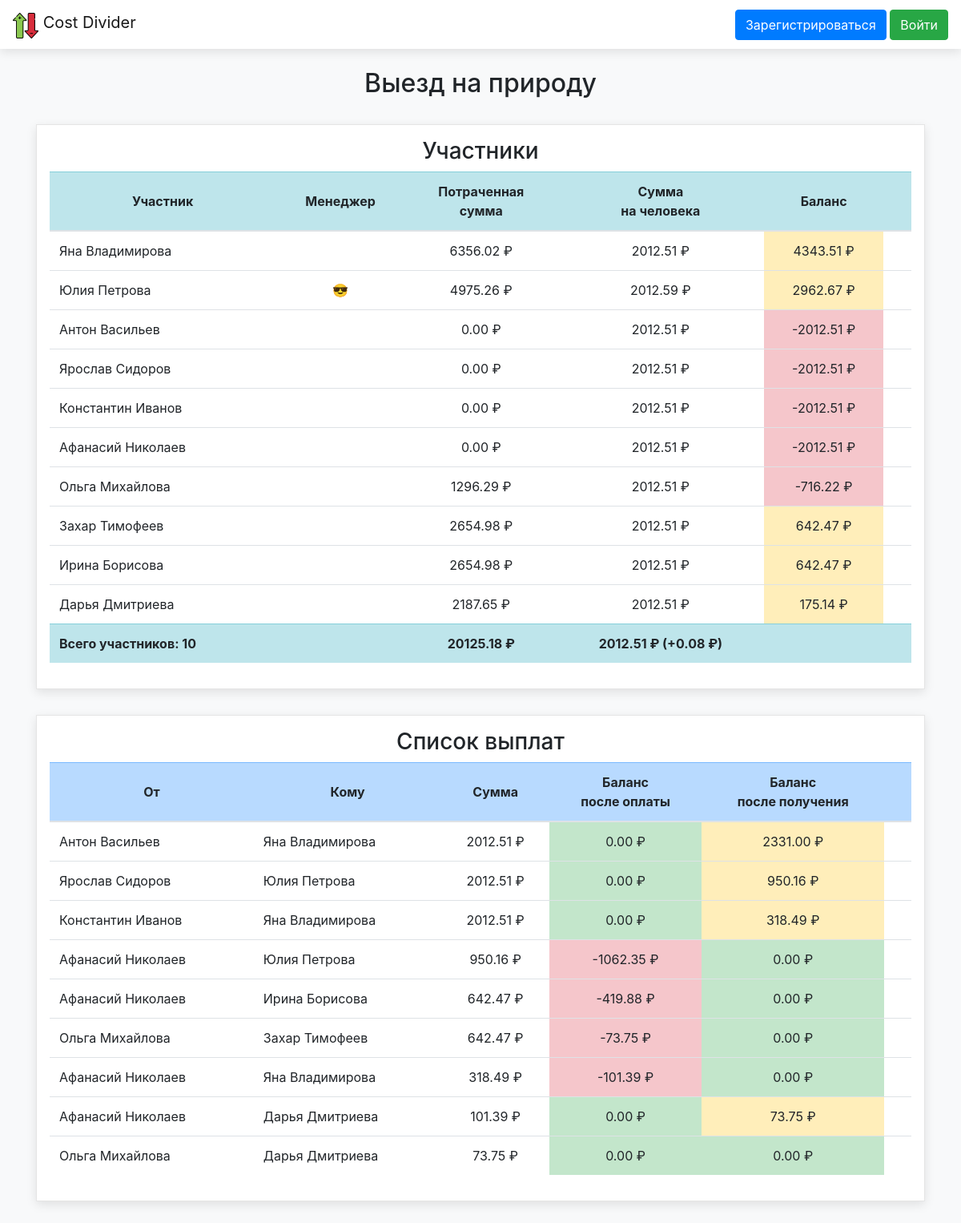
Page /events/9 on the committed database.
### data/events.py (models this page shows)
class Event(SqlAlchemyBase, SerializerMixin):
    __tablename__ = "events"
    id = sqlalchemy.Column(sqlalchemy.Integer, primary_key=True, autoincrement=True)
    title = sqlalchemy.Column(sqlalchemy.String)
    manager_id = sqlalchemy.Column(sqlalchemy.Integer, sqlalchemy.ForeignKey("users.id"))
    is_private = sqlalchemy.Column(sqlalchemy.Boolean)
    is_done = sqlalchemy.Column(sqlalchemy.Boolean)
    members = orm.relationship("User", secondary="members", back_populates="events")
    money_list = orm.relationship("Money", back_populates="event")
    sums_dict = {}
    sums_total_dict = {}
    pays_list = []
    def update_sums(self):
        self.__fill_sums_dicts()
        self.__fill_pays_list()
    def __fill_sums_dicts(self):
        self.sums_dict.clear()
        self.sums_total_dict.clear()
        for member in self.members:
            self.sums_dict[member.id] = {
                'cost': 0.0,
                'avg': 0.0,
                'balance': 0.0
            }
        for money in self.money_list:
            if money.user_id not in self.sums_dict:
                continue
            self.sums_dict[money.user_id] = {
                'cost': money.cost,
                'avg': 0.0,
                'balance': 0.0
            }
        total_cost = 0.0
        for sums in self.sums_dict.values():
            total_cost += sums['cost']
        count = len(self.sums_dict)
        avg = round(floor(total_cost / count * 100) / 100, 2)
        total_avg = 0.0
        for sums in self.sums_dict.values():
            sums['avg'] = avg
            total_avg += avg
        if total_avg != total_cost and self.manager_id in self.sums_dict:
            self.sums_dict[self.manager_id]['avg'] += round(total_cost - total_avg, 2)
        for sums in self.sums_dict.values():
            sums['balance'] = round(sums['cost'] - sums['avg'], 2)
        self.sums_total_dict = {
            'count': count,
            'cost': total_cost,
            'avg': avg,
            'avg_plus': total_cost - total_avg,
        }
    def __fill_pays_list(self):
        self.pays_list.clear()
        pay_dict_from, pay_dict_to = {}, {}
        for user_id in self.sums_dict:
            balance = self.sums_dict[user_id]['balance']
            if balance < 0:
                balance = abs(balance)
                if balance not in pay_dict_from:
                    pay_dict_from[balance] = set()
                pay_dict_from[balance].add(user_id)
            elif balance > 0:
                if balance not in pay_dict_to:
                    pay_dict_to[balance] = set()
                pay_dict_to[balance].add(user_id)
        while len(pay_dict_from) > 0 and len(pay_dict_to) > 0:
            pay_sum_from = max(pay_dict_from)
            pay_sum_to = pay_sum_from if pay_sum_from in pay_dict_to else max(pay_dict_to)
            pay_sum = min([pay_sum_from, pay_sum_to])
            new_balance_from = round(pay_sum - pay_sum_from, 2)
            new_balance_to = round(pay_sum_to - pay_sum, 2)
            user_from = pay_dict_from[pay_sum_from].pop()
            user_to = pay_dict_to[pay_sum_to].pop()
            self.pays_list.append({
                'user_from': user_from,
                'user_to': user_to,
                'pay_sum': pay_sum,
                'new_balance_from': new_balance_from,
                'new_balance_to': new_balance_to
            })
            if len(pay_dict_from[pay_sum_from]) == 0:
                del pay_dict_from[pay_sum_from]
            if len(pay_dict_to[pay_sum_to]) == 0:
                del pay_dict_to[pay_sum_to]
            if new_balance_from < 0:
                new_balance_from = abs(new_balance_from)
                if new_balance_from not in pay_dict_from:
                    pay_dict_from[new_balance_from] = set()
                pay_dict_from[new_balance_from].add(user_from)
            if new_balance_to > 0:
                if new_balance_to not in pay_dict_to:
                    pay_dict_to[new_balance_to] = set()
                pay_dict_to[new_balance_to].add(user_to)

### data/money.py (models this page shows, shortened)
class Money(SqlAlchemyBase):
    __tablename__ = "money"
    event_id = sqlalchemy.Column(sqlalchemy.Integer, sqlalchemy.ForeignKey("events.id"),
                                 primary_key=True)
    user_id = sqlalchemy.Column(sqlalchemy.Integer, sqlalchemy.ForeignKey("users.id"),
                                primary_key=True)
    cost = sqlalchemy.Column(sqlalchemy.Float, default=0.00)
    user = orm.relationship("User", back_populates="money_list")
    event = orm.relationship("Event", back_populates="money_list")

### blueprints/events_bp.py (the view)
@blueprint.route("/events/<int:event_id>")
def show_event(event_id):
    params = {
        'app_name': APP_NAME,
    }
    session = db_session.create_session()
    event = session.query(Event).get(event_id)
    if not event:
        params['error'] = f'Мероприятия с id {event_id} не существует'
        return render_template("base.html", **params)
    if event.is_private is True and current_user not in event.members:
        params['error'] = f'Приватное мероприятие могут просматривать только его участники'
        return render_template("base.html", **params)
    event.update_sums()
    members_list = []
    init_cost = 0.0
    for member in event.members:
        if member.id in event.sums_dict:
            sums = event.sums_dict[member.id]
        else:
            sums = {
                'cost': init_cost,
                'avg': init_cost,
                'balance': init_cost
            }
        members_list.append({
            'id': member.id,
            'fullname': member.get_full_name(),
            'is_manager': member.id == event.manager_id,
            'cost': sums['cost'],
            'cost_text': f"{sums['cost']:.2f}",
            'avg': sums['avg'],
            'avg_text': f"{sums['avg']:.2f}",
            'balance': sums['balance'],
            'balance_text': f"{sums['balance']:.2f}",
        })
        members_list.sort(key=lambda m: (abs(m['balance']), m['balance']), reverse=True)
    total_dict = {
        'count': event.sums_total_dict['count'],
        'cost_text': f"{event.sums_total_dict['cost']:.2f}",
        'avg_text': f"{event.sums_total_dict['avg']:.2f}",
        'avg_plus': event.sums_total_dict['avg_plus'],
        'avg_plus_text': f"{event.sums_total_dict['avg_plus']:.2f}"
    }
    pays_list = []
    for pay_dict in event.pays_list:
        user_from = session.query(User).get(pay_dict['user_from'])
        user_to = session.query(User).get(pay_dict['user_to'])
        pays_list.append({
            'user_from_id': pay_dict['user_from'],
            'user_from_name': user_from.get_full_name(),
            'user_to_id': pay_dict['user_to'],
            'user_to_name': user_to.get_full_name(),
            'pay_sum': pay_dict['pay_sum'],
            'pay_sum_text': f"{pay_dict['pay_sum']:.2f}",
            'new_balance_from': pay_dict['new_balance_from'],
            'new_balance_from_text': f"{pay_dict['new_balance_from']:.2f}",
            'new_balance_to': pay_dict['new_balance_to'],
            'new_balance_to_text': f"{pay_dict['new_balance_to']:.2f}",
        })
    not_members = session.query(User).filter(
        User.id.notin_([member.id for member in event.members])).all()
    params['invite_possible'] = len(not_members) > 0
    params['title'] = event.title
    params['event_id'] = event_id
    params['manager_id'] = event.manager_id
    params['is_private'] = event.is_private
    params['is_done'] = event.is_done
    if current_user.is_authenticated:
        params['is_event_member'] = current_user in event.members
    params['members_list'] = members_list
    params['total_dict'] = total_dict
    params['pays_list'] = pays_list
    return render_template("event.html", **params)

### data/db_session.py (called while the page is built)
def create_session() -> Session:
    global __factory
    return __factory()

### data/users.py (called while the page is built)
    def get_full_name(self):
        return f"{self.name} {self.surname}"

### templates/event.html (shortened to what this page needs)
{% extends "base.html" %}
{% block content %}
<div class="event-container">
    <div class="general-block">
        <h3 class="text-center">Участники</h3>
        <table class="table">
            <thead class="table-info">
            <tr class="align-middle text-center">
                <th class="align-middle" scope="col">Участник</th>
                <th class="align-middle" scope="col">Менеджер</th>
                <th class="align-middle" scope="col">Потраченная<br>сумма</th>
                <th class="align-middle" scope="col">Сумма<br>на человека</th>
                <th class="align-middle" scope="col">Баланс</th>
                <th class="align-middle" scope="col"></th>
            </tr>
            </thead>
            <tbody>
            {% for member in members_list %}
            <tr class="">
                <td class="align-middle">{{ member['fullname'] }}</td>
                <td class="align-middle text-center">
                    {% if member['is_manager'] %}&#128526;{% endif %}
                </td>
                <td class="align-middle text-center">{{ member['cost_text'] }} &#8381;</td>
                <td class="align-middle text-center">{{ member['avg_text'] }} &#8381;</td>
                <td class="align-middle text-center
                           {% if member['balance'] < 0 %}
                             table-danger
                           {% elif member['balance'] > 0 %}
                             table-warning
                           {% else %}
                             table-success
                           {% endif %}">{{ member['balance_text'] }} &#8381;
                </td>
                <td>
                </td>
            </tr>
            {% endfor %}
            <tr class="table-info font-weight-bold">
                <td class="align-middle">Всего участников: {{ total_dict['count'] }}</td>
                <td></td>
                <td class="align-middle text-center">{{ total_dict['cost_text'] }} &#8381;</td>
                <td class="align-middle text-center">
                    {{ total_dict['avg_text'] }} &#8381;
                    {% if total_dict['avg_plus'] > 0 %}
                    (+{{ total_dict['avg_plus_text'] }} &#8381;)
                    {%endif%}
                </td>
                <td></td>
                <td></td>
            </tr>
            </tbody>
        </table>
    </div>
    {% if pays_list %}
    <div class="general-block">
        <h3 class="text-center">Список выплат</h3>
        <table class="table">
            <thead class="table-primary">
            <tr class="text-center">
                <th class="align-middle" scope="col">От</th>
                <th class="align-middle" scope="col">Кому</th>
                <th class="align-middle" scope="col">Сумма</th>
                <th class="align-middle" scope="col">Баланс<br>после оплаты</th>
                <th class="align-middle" scope="col">Баланс<br>после получения</th>
                <th scope="col"></th>
            </tr>
            </thead>
            <tbody>
            {% for pay_dict in pays_list %}
            <tr class="">
                <td class="align-middle">{{ pay_dict['user_from_name'] }}</td>
                <td class="align-middle">{{ pay_dict['user_to_name'] }}</td>
                <td class="align-middle text-center">{{ pay_dict['pay_sum_text'] }} &#8381;</td>
                <td class="align-middle text-center
                               {% if pay_dict['new_balance_from'] < 0 %}
                                 table-danger
                               {% elif pay_dict['new_balance_from'] > 0 %}
                                 table-warning
                               {% else %}
                                 table-success
                               {% endif %}">{{ pay_dict['new_balance_from_text'] }} &#8381;
                </td>
                <td class="align-middle text-center
                               {% if pay_dict['new_balance_to'] < 0 %}
                                 table-danger
                               {% elif pay_dict['new_balance_to'] > 0 %}
                                 table-warning
                               {% else %}
                                 table-success
                               {% endif %}">{{ pay_dict['new_balance_to_text'] }} &#8381;
                </td>
                <td>
                </td>
            </tr>
            {% endfor %}
            </tbody>
        </table>
    </div>
    {%endif%}
</div>
{% endblock %}

### templates/base.html (shortened to what this page needs)
<!DOCTYPE html>
<html lang="ru">
<head>
    <link rel="stylesheet"
          href="https://stackpath.bootstrapcdn.com/bootstrap/4.4.1/css/bootstrap.min.css"
>
    <link rel="stylesheet" href="{{ url_for('static', filename='css/style.css') }}">
</head>
<body class="bg-light">
<header>
    <nav class="navbar navbar-light bg-white">
        <a class="navbar-brand" href="/">
            <img class="d-inline-block align-text-top brand-logo"
                 src="{{ url_for('static', filename='img/logo.png') }}" alt="logo">
            {{ app_name }}
        </a>
        <div>
            {% if current_user.is_authenticated %}
                <a class="btn btn-danger" href="/users/logout">Выйти</a>
            {% else %}
                <a class="btn btn-primary" href="/users/register">Зарегистрироваться</a>
                <a class="btn btn-success" href="/users/login">Войти</a>
            {% endif %}
        </div>
    </nav>
</header>
<br>
<main role="main" class="container">
    {% if title %}
        <h2 class="title">{{ title }}</h2>
    {% endif %}
    {% block content %}{% endblock %}
</main>
</body>
</html>

### static/css/style.css (style rules this page uses)
header { box-shadow: 0 4px 12px rgba(0, 0, 0, 0.1); }
main .title { text-align: center; margin-bottom: 32px; }
.general-block { padding: 16px; background-color: white; border: 1px solid rgba(0, 0, 0, 0.1); box-shadow: 0 4px 12px rgba(0, 0, 0, 0.1); margin: 32px 0; }

### rows in the picture
Event: title "Выезд на природу"
Money: fullname "Яна Владимирова", cost_text "6356.02", avg_text "2012.51", balance_text "4343.51"
Money: fullname "Юлия Петрова", cost_text "4975.26", avg_text "2012.59", balance_text "2962.67"
Money: fullname "Антон Васильев", cost_text "0.00", avg_text "2012.51", balance_text "-2012.51"
Money: fullname "Ярослав Сидоров", cost_text "0.00", avg_text "2012.51", balance_text "-2012.51"
Money: fullname "Константин Иванов", cost_text "0.00", avg_text "2012.51", balance_text "-2012.51"
Money: fullname "Афанасий Николаев", cost_text "0.00", avg_text "2012.51", balance_text "-2012.51"
Money: fullname "Ольга Михайлова", cost_text "1296.29", avg_text "2012.51", balance_text "-716.22"
Money: fullname "Захар Тимофеев", cost_text "2654.98", avg_text "2012.51", balance_text "642.47"
Money: fullname "Ирина Борисова", cost_text "2654.98", avg_text "2012.51", balance_text "642.47"
Money: fullname "Дарья Дмитриева", cost_text "2187.65", avg_text "2012.51", balance_text "175.14"

### other values in the picture
{{ app_name }} "Cost Divider"
{{ total_dict['count'] }} "10"
{{ total_dict['cost_text'] }} "20125.18"
{{ total_dict['avg_text'] }} "2012.51"
{{ total_dict['avg_plus_text'] }} "0.08"
{{ pay_dict['user_from_name'] }} "Антон Васильев" "Ярослав Сидоров" "Константин Иванов" "Афанасий Николаев" "Афанасий Николаев" "Ольга Михайлова" "Афанасий Николаев" "Афанасий Николаев" "Ольга Михайлова"
{{ pay_dict['user_to_name'] }} "Яна Владимирова" "Юлия Петрова" "Яна Владимирова" "Юлия Петрова" "Ирина Борисова" "Захар Тимофеев" "Яна Владимирова" "Дарья Дмитриева" "Дарья Дмитриева"
{{ pay_dict['pay_sum_text'] }} "2012.51" "2012.51" "2012.51" "950.16" "642.47" "642.47" "318.49" "101.39" "73.75"
{{ pay_dict['new_balance_from_text'] }} "0.00" "0.00" "0.00" "-1062.35" "-419.88" "-73.75" "-101.39" "0.00" "0.00"
{{ pay_dict['new_balance_to_text'] }} "2331.00" "950.16" "318.49" "0.00" "0.00" "0.00" "0.00" "73.75" "0.00"
